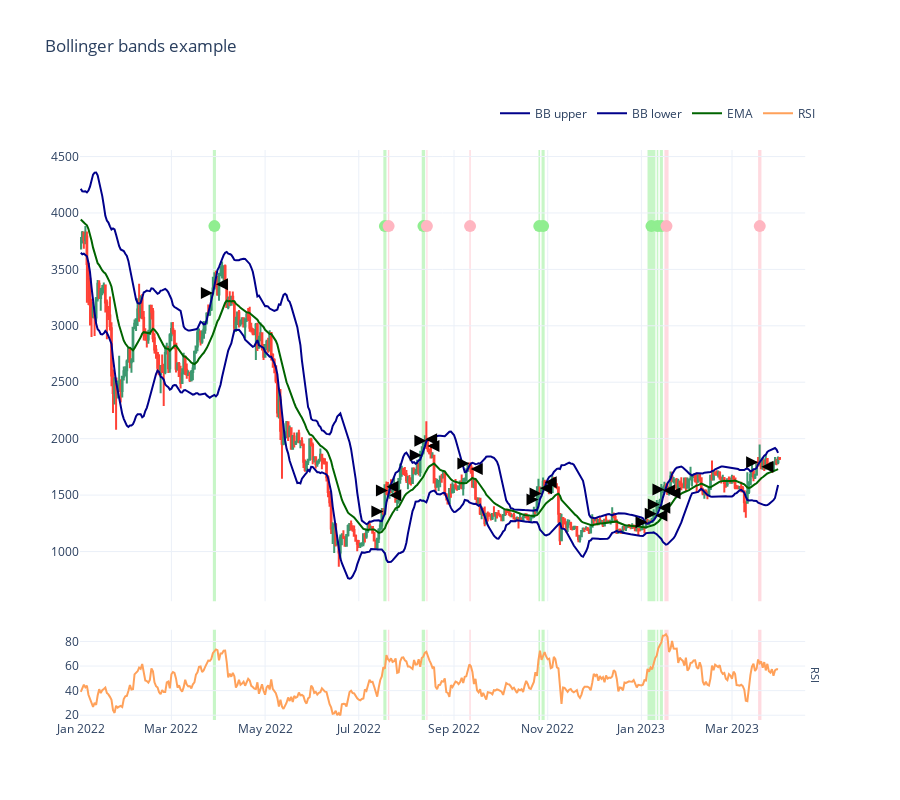

The code cell stored with this chart in its notebook:
### Markdown cell above
### Position visualisation

- Visualise individual positions over the price timeline

- Hover your mouse on the position marker circle to get its underlying details

- Positions closed for profit are marked green while losing ones are red

### Code cell
candles = universe.universe.candles.get_candles_by_pair(universe.get_single_pair().internal_id)

figure2 = visualise_single_pair_positions_with_duration_and_slippage(
    state,
    candles,
    start_at=START_AT,
    end_at=END_AT,
)

figure2.show()
print("Not shown as the chart is too cluttered and slow")

### Figure 1 — Plotly figure (JSON) as saved in the notebook; plotly's stock layout.template omitted (floating-point values rounded to 4 significant figures; data arrays with more than 128 entries replaced by an {"elided": "..."} marker saying what was removed)
{"data": [{"close": {"elided": "456 float values"}, "high": {"elided": "456 float values"}, "hoverinfo": "text", "low": {"elided": "456 float values"}, "open": {"elided": "456 float values"}, "showlegend": false, "text": {"elided": "456 str values"}, "type": "candlestick", "x": {"elided": "456 str values"}, "xaxis": "x", "yaxis": "y"}, {"line": {"color": "darkblue", "shape": "linear"}, "mode": "lines", "name": "BB upper", "type": "scatter", "x": {"elided": "455 str values"}, "xaxis": "x", "y": {"elided": "455 float values"}, "yaxis": "y"}, {"line": {"color": "darkblue", "shape": "linear"}, "mode": "lines", "name": "BB lower", "type": "scatter", "x": {"elided": "455 str values"}, "xaxis": "x", "y": {"elided": "455 float values"}, "yaxis": "y"}, {"line": {"color": "darkgreen", "shape": "linear"}, "mode": "lines", "name": "EMA", "type": "scatter", "x": {"elided": "455 str values"}, "xaxis": "x", "y": {"elided": "455 float values"}, "yaxis": "y"}, {"line": {"shape": "linear"}, "mode": "lines", "name": "RSI", "type": "scatter", "x": {"elided": "455 str values"}, "xaxis": "x2", "y": {"elided": "455 float values"}, "yaxis": "y2"}, {"hoverinfo": "text", "hovertext": "Position #1<br><br>Stop loss triggered at: 3388.83 USD<br><br>Profit: 58.76 USD<br>Profit: 2.3505 %<br><br>Entry price: 3290.14 USD (mid price)<br>Entry price: 3291.79 USD (expected)<br>Entry price: 3291.79 USD (executed)<br>Entry slippage: 0.0000 %<br>Entry duration: 0:00:00<br><br>Exit price: 3369.16 USD (expected)<br>Exit price: 3369.16 USD (executed)<br>Exit slippage: 0.0000 %<br>Exit duration: 0:00:00<br>Avg buy price: 3291.79 USD<br>Avg sell price: 3369.16 USD<br><br>Duration: 2 days, 0:30:00<br>Started: 2022-03-28, 00:00:00 UTC (first trade started)<br>Ended: 2022-03-30, 00:30:00 UTC (last trade executed at)<br>", "marker": {"color": "LightGreen", "size": 12}, "mode": "markers", "showlegend": false, "type": "scatter", "x": ["2022-03-29T00:15:00"], "y": [3883.0]}, {"hoverinfo": "text", "hovertext": "Position #2<br><br>Stop loss triggered at: 1609.73 USD<br><br>Profit: 410.79 USD<br>Profit: 16.2408 %<br><br>Entry price: 1353.96 USD (mid price)<br>Entry price: 1354.64 USD (expected)<br>Entry price: 1354.64 USD (executed)<br>Entry slippage: 0.0000 %<br>Entry duration: 0:00:00<br><br>Exit price: 1574.64 USD (expected)<br>Exit price: 1574.64 USD (executed)<br>Exit slippage: 0.0000 %<br>Exit duration: 0:00:00<br>Avg buy price: 1354.64 USD<br>Avg sell price: 1574.64 USD<br><br>Duration: 2 days, 0:30:00<br>Started: 2022-07-17, 00:00:00 UTC (first trade started)<br>Ended: 2022-07-19, 00:30:00 UTC (last trade executed at)<br>", "marker": {"color": "LightGreen", "size": 12}, "mode": "markers", "showlegend": false, "type": "scatter", "x": ["2022-07-18T00:15:00"], "y": [3883.0]}, {"hoverinfo": "text", "hovertext": "Position #3<br><br>Stop loss triggered at: 1509.41 USD<br><br>Profit: -73.45 USD<br>Profit: -2.6859 %<br><br>Entry price: 1540.21 USD (mid price)<br>Entry price: 1540.98 USD (expected)<br>Entry price: 1540.98 USD (executed)<br>Entry slippage: 0.0000 %<br>Entry duration: 0:00:00<br><br>Exit price: 1499.59 USD (expected)<br>Exit price: 1499.59 USD (executed)<br>Exit slippage: 0.0000 %<br>Exit duration: 0:00:00<br>Avg buy price: 1540.98 USD<br>Avg sell price: 1499.59 USD<br><br>Duration: 20:30:00<br>Started: 2022-07-20, 00:00:00 UTC (first trade started)<br>Ended: 2022-07-20, 20:30:00 UTC (last trade executed at)<br>", "marker": {"color": "LightPink", "size": 12}, "mode": "markers", "showlegend": false, "type": "scatter", "x": ["2022-07-20T10:15:00"], "y": [3883.0]}, {"hoverinfo": "text", "hovertext": "Position #4<br><br>Stop loss triggered at: 1997.55 USD<br><br>Profit: 207.63 USD<br>Profit: 7.6954 %<br><br>Entry price: 1851.57 USD (mid price)<br>Entry price: 1852.50 USD (expected)<br>Entry price: 1852.50 USD (executed)<br>Entry slippage: 0.0000 %<br>Entry duration: 0:00:00<br><br>Exit price: 1995.05 USD (expected)<br>Exit price: 1995.05 USD (executed)<br>Exit slippage: 0.0000 %<br>Exit duration: 0:00:00<br>Avg buy price: 1852.50 USD<br>Avg sell price: 1995.05 USD<br><br>Duration: 2 days, 4:45:00<br>Started: 2022-08-11, 00:00:00 UTC (first trade started)<br>Ended: 2022-08-13, 04:45:00 UTC (last trade executed at)<br>", "marker": {"color": "LightGreen", "size": 12}, "mode": "markers", "showlegend": false, "type": "scatter", "x": ["2022-08-12T02:22:30"], "y": [3883.0]}, {"hoverinfo": "text", "hovertext": "Position #5<br><br>Stop loss triggered at: 1941.06 USD<br><br>Profit: -66.84 USD<br>Profit: -2.3856 %<br><br>Entry price: 1980.68 USD (mid price)<br>Entry price: 1981.67 USD (expected)<br>Entry price: 1981.67 USD (executed)<br>Entry slippage: 0.0000 %<br>Entry duration: 0:00:00<br><br>Exit price: 1934.39 USD (expected)<br>Exit price: 1934.39 USD (executed)<br>Exit slippage: 0.0000 %<br>Exit duration: 0:00:00<br>Avg buy price: 1981.67 USD<br>Avg sell price: 1934.39 USD<br><br>Duration: 17:15:00<br>Started: 2022-08-14, 00:00:00 UTC (first trade started)<br>Ended: 2022-08-14, 17:15:00 UTC (last trade executed at)<br>", "marker": {"color": "LightPink", "size": 12}, "mode": "markers", "showlegend": false, "type": "scatter", "x": ["2022-08-14T08:37:30"], "y": [3883.0]}, {"hoverinfo": "text", "hovertext": "Position #6<br><br>Stop loss triggered at: 1743.66 USD<br><br>Profit: -76.15 USD<br>Profit: -2.7508 %<br><br>Entry price: 1779.25 USD (mid price)<br>Entry price: 1780.14 USD (expected)<br>Entry price: 1780.14 USD (executed)<br>Entry slippage: 0.0000 %<br>Entry duration: 0:00:00<br><br>Exit price: 1731.17 USD (expected)<br>Exit price: 1731.17 USD (executed)<br>Exit slippage: 0.0000 %<br>Exit duration: 0:00:00<br>Avg buy price: 1780.14 USD<br>Avg sell price: 1731.17 USD<br><br>Duration: 22:00:00<br>Started: 2022-09-11, 00:00:00 UTC (first trade started)<br>Ended: 2022-09-11, 22:00:00 UTC (last trade executed at)<br>", "marker": {"color": "LightPink", "size": 12}, "mode": "markers", "showlegend": false, "type": "scatter", "x": ["2022-09-11T11:00:00"], "y": [3883.0]}, {"hoverinfo": "text", "hovertext": "Position #7<br><br>Stop loss triggered at: 1568.19 USD<br><br>Profit: 188.05 USD<br>Profit: 6.8873 %<br><br>Entry price: 1460.08 USD (mid price)<br>Entry price: 1460.81 USD (expected)<br>Entry price: 1460.81 USD (executed)<br>Entry slippage: 0.0000 %<br>Entry duration: 0:00:00<br><br>Exit price: 1561.42 USD (expected)<br>Exit price: 1561.42 USD (executed)<br>Exit slippage: 0.0000 %<br>Exit duration: 0:00:00<br>Avg buy price: 1460.81 USD<br>Avg sell price: 1561.42 USD<br><br>Duration: 1 day, 0:45:00<br>Started: 2022-10-26, 00:00:00 UTC (first trade started)<br>Ended: 2022-10-27, 00:45:00 UTC (last trade executed at)<br>", "marker": {"color": "LightGreen", "size": 12}, "mode": "markers", "showlegend": false, "type": "scatter", "x": ["2022-10-26T12:22:30"], "y": [3883.0]}, {"hoverinfo": "text", "hovertext": "Position #8<br><br>Stop loss triggered at: 1615.11 USD<br><br>Profit: 183.71 USD<br>Profit: 6.5045 %<br><br>Entry price: 1513.90 USD (mid price)<br>Entry price: 1514.66 USD (expected)<br>Entry price: 1514.66 USD (executed)<br>Entry slippage: 0.0000 %<br>Entry duration: 0:00:00<br><br>Exit price: 1613.18 USD (expected)<br>Exit price: 1613.18 USD (executed)<br>Exit slippage: 0.0000 %<br>Exit duration: 0:00:00<br>Avg buy price: 1514.66 USD<br>Avg sell price: 1613.18 USD<br><br>Duration: 2 days, 0:45:00<br>Started: 2022-10-28, 00:00:00 UTC (first trade started)<br>Ended: 2022-10-30, 00:45:00 UTC (last trade executed at)<br>", "marker": {"color": "LightGreen", "size": 12}, "mode": "markers", "showlegend": false, "type": "scatter", "x": ["2022-10-29T00:22:30"], "y": [3883.0]}, {"hoverinfo": "text", "hovertext": "Position #9<br><br>Stop loss triggered at: 1324.03 USD<br><br>Profit: 137.16 USD<br>Profit: 4.7034 %<br><br>Entry price: 1258.53 USD (mid price)<br>Entry price: 1259.16 USD (expected)<br>Entry price: 1259.16 USD (executed)<br>Entry slippage: 0.0000 %<br>Entry duration: 0:00:00<br><br>Exit price: 1318.39 USD (expected)<br>Exit price: 1318.39 USD (executed)<br>Exit slippage: 0.0000 %<br>Exit duration: 0:00:00<br>Avg buy price: 1259.16 USD<br>Avg sell price: 1318.39 USD<br><br>Duration: 5 days, 3:00:00<br>Started: 2023-01-05, 00:00:00 UTC (first trade started)<br>Ended: 2023-01-10, 03:00:00 UTC (last trade executed at)<br>", "marker": {"color": "LightGreen", "size": 12}, "mode": "markers", "showlegend": false, "type": "scatter", "x": ["2023-01-07T13:30:00"], "y": [3883.0]}, {"hoverinfo": "text", "hovertext": "Position #10<br><br>Stop loss triggered at: 1388.72 USD<br><br>Profit: 118.77 USD<br>Profit: 3.9792 %<br><br>Entry price: 1333.47 USD (mid price)<br>Entry price: 1334.14 USD (expected)<br>Entry price: 1334.14 USD (executed)<br>Entry slippage: 0.0000 %<br>Entry duration: 0:00:00<br><br>Exit price: 1387.22 USD (expected)<br>Exit price: 1387.22 USD (executed)<br>Exit slippage: 0.0000 %<br>Exit duration: 0:00:00<br>Avg buy price: 1334.14 USD<br>Avg sell price: 1387.22 USD<br><br>Duration: 1 day, 0:30:00<br>Started: 2023-01-11, 00:00:00 UTC (first trade started)<br>Ended: 2023-01-12, 00:30:00 UTC (last trade executed at)<br>", "marker": {"color": "LightGreen", "size": 12}, "mode": "markers", "showlegend": false, "type": "scatter", "x": ["2023-01-11T12:15:00"], "y": [3883.0]}, {"hoverinfo": "text", "hovertext": "Position #11<br><br>Stop loss triggered at: 1548.81 USD<br><br>Profit: 269.79 USD<br>Profit: 8.8624 %<br><br>Entry price: 1415.03 USD (mid price)<br>Entry price: 1415.74 USD (expected)<br>Entry price: 1415.74 USD (executed)<br>Entry slippage: 0.0000 %<br>Entry duration: 0:00:00<br><br>Exit price: 1541.20 USD (expected)<br>Exit price: 1541.20 USD (executed)<br>Exit slippage: 0.0000 %<br>Exit duration: 0:00:00<br>Avg buy price: 1415.74 USD<br>Avg sell price: 1541.20 USD<br><br>Duration: 2 days, 0:30:00<br>Started: 2023-01-13, 00:00:00 UTC (first trade started)<br>Ended: 2023-01-15, 00:30:00 UTC (last trade executed at)<br>", "marker": {"color": "LightGreen", "size": 12}, "mode": "markers", "showlegend": false, "type": "scatter", "x": ["2023-01-14T00:15:00"], "y": [3883.0]}, {"hoverinfo": "text", "hovertext": "Position #12<br><br>Stop loss triggered at: 1517.08 USD<br><br>Profit: -68.63 USD<br>Profit: -2.1588 %<br><br>Entry price: 1548.04 USD (mid price)<br>Entry price: 1548.82 USD (expected)<br>Entry price: 1548.82 USD (executed)<br>Entry slippage: 0.0000 %<br>Entry duration: 0:00:00<br><br>Exit price: 1515.38 USD (expected)<br>Exit price: 1515.38 USD (executed)<br>Exit slippage: 0.0000 %<br>Exit duration: 0:00:00<br>Avg buy price: 1548.82 USD<br>Avg sell price: 1515.38 USD<br><br>Duration: 2 days, 16:30:00<br>Started: 2023-01-16, 00:00:00 UTC (first trade started)<br>Ended: 2023-01-18, 16:30:00 UTC (last trade executed at)<br>", "marker": {"color": "LightPink", "size": 12}, "mode": "markers", "showlegend": false, "type": "scatter", "x": ["2023-01-17T08:15:00"], "y": [3883.0]}, {"hoverinfo": "text", "hovertext": "Position #13<br><br>Stop loss triggered at: 1754.32 USD<br><br>Profit: -69.05 USD<br>Profit: -2.1957 %<br><br>Entry price: 1790.12 USD (mid price)<br>Entry price: 1791.01 USD (expected)<br>Entry price: 1791.01 USD (executed)<br>Entry slippage: 0.0000 %<br>Entry duration: 0:00:00<br><br>Exit price: 1751.69 USD (expected)<br>Exit price: 1751.69 USD (executed)<br>Exit slippage: 0.0000 %<br>Exit duration: 0:00:00<br>Avg buy price: 1791.01 USD<br>Avg sell price: 1751.69 USD<br><br>Duration: 2 days, 4:00:00<br>Started: 2023-03-18, 00:00:00 UTC (first trade started)<br>Ended: 2023-03-20, 04:00:00 UTC (last trade executed at)<br>", "marker": {"color": "LightPink", "size": 12}, "mode": "markers", "showlegend": false, "type": "scatter", "x": ["2023-03-19T02:00:00"], "y": [3883.0]}, {"marker": {"color": "black", "line": {"width": 0}, "size": 12, "symbol": "arrow-right"}, "mode": "markers", "showlegend": false, "text": ["<Buy #1 0.7594659472598052328655341483 WETH at 3291.7868260191744, success>", "<Buy #3 1.867198819845064868381386899 WETH at 1354.6398092849472, success>", "<Buy #5 1.774698097820459215227681495 WETH at 1540.9817063214873, success>", "<Buy #7 1.456441246974218484378453243 WETH at 1852.49521280356, success>", "<Buy #9 1.413890584492314062439504652 WETH at 1981.6688748222987, success>", "<Buy #11 1.555183129516140323374313554 WETH at 1780.1389539629579, success>", "<Buy #13 1.869076085240970643354348920 WETH at 1460.8100776145127, success>", "<Buy #15 1.864699541405186979582501370 WETH at 1514.661593071635, success>", "<Buy #17 2.316019767564755284731619840 WETH at 1259.162375517075, success>", "<Buy #19 2.237274333813311869639044678 WETH at 1334.1352571305451, success>", "<Buy #21 2.150270018851335210503758589 WETH at 1415.7352022949538, success>", "<Buy #23 2.052605109137638892290201726 WETH at 1548.816129848105, success>", "<Buy #25 1.755873944963449250443843817 WETH at 1791.012903561157, success>"], "type": "scatter", "x": ["2022-03-28T00:00:00", "2022-07-17T00:00:00", "2022-07-20T00:00:00", "2022-08-11T00:00:00", "2022-08-14T00:00:00", "2022-09-11T00:00:00", "2022-10-26T00:00:00", "2022-10-28T00:00:00", "2023-01-05T00:00:00", "2023-01-11T00:00:00", "2023-01-13T00:00:00", "2023-01-16T00:00:00", "2023-03-18T00:00:00"], "y": [3292.0, 1355.0, 1541.0, 1852.0, 1982.0, 1780.0, 1461.0, 1515.0, 1259.0, 1334.0, 1416.0, 1549.0, 1791.0]}, {"marker": {"color": "black", "line": {"width": 0}, "size": 12, "symbol": "arrow-left"}, "mode": "markers", "showlegend": false, "text": ["<Sell #2 0.7594659472598052328655341483 WETH at 3369.161863880999, success>", "<Sell #4 1.867198819845064868381386899 WETH at 1574.6436434667994, success>", "<Sell #6 1.774698097820459215227681495 WETH at 1499.5922832071144, success>", "<Sell #8 1.456441246974218484378453243 WETH at 1995.0516340241365, success>", "<Sell #10 1.413890584492314062439504652 WETH at 1934.3937961682807, success>", "<Sell #12 1.555183129516140323374313554 WETH at 1731.171231092589, success>", "<Sell #14 1.869076085240970643354348920 WETH at 1561.419782675625, success>", "<Sell #16 1.864699541405186979582501370 WETH at 1613.1827459404694, success>", "<Sell #18 2.316019767564755284731619840 WETH at 1318.386063762502, success>", "<Sell #20 2.237274333813311869639044678 WETH at 1387.2234194682023, success>", "<Sell #22 2.150270018851335210503758589 WETH at 1541.20311091212, success>", "<Sell #24 2.052605109137638892290201726 WETH at 1515.3805619136067, success>", "<Sell #26 1.755873944963449250443843817 WETH at 1751.6879512973285, success>"], "type": "scatter", "x": ["2022-03-30T00:30:00", "2022-07-19T00:30:00", "2022-07-20T20:30:00", "2022-08-13T04:45:00", "2022-08-14T17:15:00", "2022-09-11T22:00:00", "2022-10-27T00:45:00", "2022-10-30T00:45:00", "2023-01-10T03:00:00", "2023-01-12T00:30:00", "2023-01-15T00:30:00", "2023-01-18T16:30:00", "2023-03-20T04:00:00"], "y": [3369.0, 1575.0, 1500.0, 1995.0, 1934.0, 1731.0, 1561.0, 1613.0, 1318.0, 1387.0, 1541.0, 1515.0, 1752.0]}], "layout": {"annotations": [{"font": {"size": 11}, "showarrow": false, "text": "RSI", "textangle": 90, "x": 0.98, "xanchor": "left", "xref": "paper", "y": 0.07917, "yanchor": "middle", "yref": "paper"}], "height": 800, "legend": {"orientation": "h", "x": 1, "xanchor": "right", "y": 1.09, "yanchor": "top"}, "margin": {"t": 150}, "shapes": [{"fillcolor": "LightGreen", "layer": "below", "line": {"width": 0}, "opacity": 0.5, "type": "rect", "x0": "2022-03-28T00:00:00", "x1": "2022-03-30T00:30:00", "xref": "x", "y0": 0, "y1": 1, "yref": "y domain"}, {"fillcolor": "LightGreen", "layer": "below", "line": {"width": 0}, "opacity": 0.5, "type": "rect", "x0": "2022-03-28T00:00:00", "x1": "2022-03-30T00:30:00", "xref": "x2", "y0": 0, "y1": 1, "yref": "y2 domain"}, {"line": {"color": "black", "width": 1}, "type": "line", "x0": "2022-03-28T00:00:00", "x1": "2022-03-28T00:00:00", "xref": "x", "y0": 3292.0, "y1": 3292.0, "yref": "y"}, {"line": {"color": "black", "width": 1}, "type": "line", "x0": "2022-03-30T00:30:00", "x1": "2022-03-30T00:30:00", "xref": "x", "y0": 3369.0, "y1": 3369.0, "yref": "y"}, {"fillcolor": "LightGreen", "layer": "below", "line": {"width": 0}, "opacity": 0.5, "type": "rect", "x0": "2022-07-17T00:00:00", "x1": "2022-07-19T00:30:00", "xref": "x", "y0": 0, "y1": 1, "yref": "y domain"}, {"fillcolor": "LightGreen", "layer": "below", "line": {"width": 0}, "opacity": 0.5, "type": "rect", "x0": "2022-07-17T00:00:00", "x1": "2022-07-19T00:30:00", "xref": "x2", "y0": 0, "y1": 1, "yref": "y2 domain"}, {"line": {"color": "black", "width": 1}, "type": "line", "x0": "2022-07-17T00:00:00", "x1": "2022-07-17T00:00:00", "xref": "x", "y0": 1355.0, "y1": 1355.0, "yref": "y"}, {"line": {"color": "black", "width": 1}, "type": "line", "x0": "2022-07-19T00:30:00", "x1": "2022-07-19T00:30:00", "xref": "x", "y0": 1575.0, "y1": 1575.0, "yref": "y"}, {"fillcolor": "LightPink", "layer": "below", "line": {"width": 0}, "opacity": 0.5, "type": "rect", "x0": "2022-07-20T00:00:00", "x1": "2022-07-20T20:30:00", "xref": "x", "y0": 0, "y1": 1, "yref": "y domain"}, {"fillcolor": "LightPink", "layer": "below", "line": {"width": 0}, "opacity": 0.5, "type": "rect", "x0": "2022-07-20T00:00:00", "x1": "2022-07-20T20:30:00", "xref": "x2", "y0": 0, "y1": 1, "yref": "y2 domain"}, {"line": {"color": "black", "width": 1}, "type": "line", "x0": "2022-07-20T00:00:00", "x1": "2022-07-20T00:00:00", "xref": "x", "y0": 1541.0, "y1": 1541.0, "yref": "y"}, {"line": {"color": "black", "width": 1}, "type": "line", "x0": "2022-07-20T20:30:00", "x1": "2022-07-20T20:30:00", "xref": "x", "y0": 1500.0, "y1": 1500.0, "yref": "y"}, {"fillcolor": "LightGreen", "layer": "below", "line": {"width": 0}, "opacity": 0.5, "type": "rect", "x0": "2022-08-11T00:00:00", "x1": "2022-08-13T04:45:00", "xref": "x", "y0": 0, "y1": 1, "yref": "y domain"}, {"fillcolor": "LightGreen", "layer": "below", "line": {"width": 0}, "opacity": 0.5, "type": "rect", "x0": "2022-08-11T00:00:00", "x1": "2022-08-13T04:45:00", "xref": "x2", "y0": 0, "y1": 1, "yref": "y2 domain"}, {"line": {"color": "black", "width": 1}, "type": "line", "x0": "2022-08-11T00:00:00", "x1": "2022-08-11T00:00:00", "xref": "x", "y0": 1852.0, "y1": 1852.0, "yref": "y"}, {"line": {"color": "black", "width": 1}, "type": "line", "x0": "2022-08-13T04:45:00", "x1": "2022-08-13T04:45:00", "xref": "x", "y0": 1995.0, "y1": 1995.0, "yref": "y"}, {"fillcolor": "LightPink", "layer": "below", "line": {"width": 0}, "opacity": 0.5, "type": "rect", "x0": "2022-08-14T00:00:00", "x1": "2022-08-14T17:15:00", "xref": "x", "y0": 0, "y1": 1, "yref": "y domain"}, {"fillcolor": "LightPink", "layer": "below", "line": {"width": 0}, "opacity": 0.5, "type": "rect", "x0": "2022-08-14T00:00:00", "x1": "2022-08-14T17:15:00", "xref": "x2", "y0": 0, "y1": 1, "yref": "y2 domain"}, {"line": {"color": "black", "width": 1}, "type": "line", "x0": "2022-08-14T00:00:00", "x1": "2022-08-14T00:00:00", "xref": "x", "y0": 1982.0, "y1": 1982.0, "yref": "y"}, {"line": {"color": "black", "width": 1}, "type": "line", "x0": "2022-08-14T17:15:00", "x1": "2022-08-14T17:15:00", "xref": "x", "y0": 1934.0, "y1": 1934.0, "yref": "y"}, {"fillcolor": "LightPink", "layer": "below", "line": {"width": 0}, "opacity": 0.5, "type": "rect", "x0": "2022-09-11T00:00:00", "x1": "2022-09-11T22:00:00", "xref": "x", "y0": 0, "y1": 1, "yref": "y domain"}, {"fillcolor": "LightPink", "layer": "below", "line": {"width": 0}, "opacity": 0.5, "type": "rect", "x0": "2022-09-11T00:00:00", "x1": "2022-09-11T22:00:00", "xref": "x2", "y0": 0, "y1": 1, "yref": "y2 domain"}, {"line": {"color": "black", "width": 1}, "type": "line", "x0": "2022-09-11T00:00:00", "x1": "2022-09-11T00:00:00", "xref": "x", "y0": 1780.0, "y1": 1780.0, "yref": "y"}, {"line": {"color": "black", "width": 1}, "type": "line", "x0": "2022-09-11T22:00:00", "x1": "2022-09-11T22:00:00", "xref": "x", "y0": 1731.0, "y1": 1731.0, "yref": "y"}, {"fillcolor": "LightGreen", "layer": "below", "line": {"width": 0}, "opacity": 0.5, "type": "rect", "x0": "2022-10-26T00:00:00", "x1": "2022-10-27T00:45:00", "xref": "x", "y0": 0, "y1": 1, "yref": "y domain"}, {"fillcolor": "LightGreen", "layer": "below", "line": {"width": 0}, "opacity": 0.5, "type": "rect", "x0": "2022-10-26T00:00:00", "x1": "2022-10-27T00:45:00", "xref": "x2", "y0": 0, "y1": 1, "yref": "y2 domain"}, {"line": {"color": "black", "width": 1}, "type": "line", "x0": "2022-10-26T00:00:00", "x1": "2022-10-26T00:00:00", "xref": "x", "y0": 1461.0, "y1": 1461.0, "yref": "y"}, {"line": {"color": "black", "width": 1}, "type": "line", "x0": "2022-10-27T00:45:00", "x1": "2022-10-27T00:45:00", "xref": "x", "y0": 1561.0, "y1": 1561.0, "yref": "y"}, {"fillcolor": "LightGreen", "layer": "below", "line": {"width": 0}, "opacity": 0.5, "type": "rect", "x0": "2022-10-28T00:00:00", "x1": "2022-10-30T00:45:00", "xref": "x", "y0": 0, "y1": 1, "yref": "y domain"}, {"fillcolor": "LightGreen", "layer": "below", "line": {"width": 0}, "opacity": 0.5, "type": "rect", "x0": "2022-10-28T00:00:00", "x1": "2022-10-30T00:45:00", "xref": "x2", "y0": 0, "y1": 1, "yref": "y2 domain"}, {"line": {"color": "black", "width": 1}, "type": "line", "x0": "2022-10-28T00:00:00", "x1": "2022-10-28T00:00:00", "xref": "x", "y0": 1515.0, "y1": 1515.0, "yref": "y"}, {"line": {"color": "black", "width": 1}, "type": "line", "x0": "2022-10-30T00:45:00", "x1": "2022-10-30T00:45:00", "xref": "x", "y0": 1613.0, "y1": 1613.0, "yref": "y"}, {"fillcolor": "LightGreen", "layer": "below", "line": {"width": 0}, "opacity": 0.5, "type": "rect", "x0": "2023-01-05T00:00:00", "x1": "2023-01-10T03:00:00", "xref": "x", "y0": 0, "y1": 1, "yref": "y domain"}, {"fillcolor": "LightGreen", "layer": "below", "line": {"width": 0}, "opacity": 0.5, "type": "rect", "x0": "2023-01-05T00:00:00", "x1": "2023-01-10T03:00:00", "xref": "x2", "y0": 0, "y1": 1, "yref": "y2 domain"}, {"line": {"color": "black", "width": 1}, "type": "line", "x0": "2023-01-05T00:00:00", "x1": "2023-01-05T00:00:00", "xref": "x", "y0": 1259.0, "y1": 1259.0, "yref": "y"}, {"line": {"color": "black", "width": 1}, "type": "line", "x0": "2023-01-10T03:00:00", "x1": "2023-01-10T03:00:00", "xref": "x", "y0": 1318.0, "y1": 1318.0, "yref": "y"}, {"fillcolor": "LightGreen", "layer": "below", "line": {"width": 0}, "opacity": 0.5, "type": "rect", "x0": "2023-01-11T00:00:00", "x1": "2023-01-12T00:30:00", "xref": "x", "y0": 0, "y1": 1, "yref": "y domain"}, {"fillcolor": "LightGreen", "layer": "below", "line": {"width": 0}, "opacity": 0.5, "type": "rect", "x0": "2023-01-11T00:00:00", "x1": "2023-01-12T00:30:00", "xref": "x2", "y0": 0, "y1": 1, "yref": "y2 domain"}, {"line": {"color": "black", "width": 1}, "type": "line", "x0": "2023-01-11T00:00:00", "x1": "2023-01-11T00:00:00", "xref": "x", "y0": 1334.0, "y1": 1334.0, "yref": "y"}, {"line": {"color": "black", "width": 1}, "type": "line", "x0": "2023-01-12T00:30:00", "x1": "2023-01-12T00:30:00", "xref": "x", "y0": 1387.0, "y1": 1387.0, "yref": "y"}, {"fillcolor": "LightGreen", "layer": "below", "line": {"width": 0}, "opacity": 0.5, "type": "rect", "x0": "2023-01-13T00:00:00", "x1": "2023-01-15T00:30:00", "xref": "x", "y0": 0, "y1": 1, "yref": "y domain"}, {"fillcolor": "LightGreen", "layer": "below", "line": {"width": 0}, "opacity": 0.5, "type": "rect", "x0": "2023-01-13T00:00:00", "x1": "2023-01-15T00:30:00", "xref": "x2", "y0": 0, "y1": 1, "yref": "y2 domain"}, {"line": {"color": "black", "width": 1}, "type": "line", "x0": "2023-01-13T00:00:00", "x1": "2023-01-13T00:00:00", "xref": "x", "y0": 1416.0, "y1": 1416.0, "yref": "y"}, {"line": {"color": "black", "width": 1}, "type": "line", "x0": "2023-01-15T00:30:00", "x1": "2023-01-15T00:30:00", "xref": "x", "y0": 1541.0, "y1": 1541.0, "yref": "y"}, {"fillcolor": "LightPink", "layer": "below", "line": {"width": 0}, "opacity": 0.5, "type": "rect", "x0": "2023-01-16T00:00:00", "x1": "2023-01-18T16:30:00", "xref": "x", "y0": 0, "y1": 1, "yref": "y domain"}, {"fillcolor": "LightPink", "layer": "below", "line": {"width": 0}, "opacity": 0.5, "type": "rect", "x0": "2023-01-16T00:00:00", "x1": "2023-01-18T16:30:00", "xref": "x2", "y0": 0, "y1": 1, "yref": "y2 domain"}, {"line": {"color": "black", "width": 1}, "type": "line", "x0": "2023-01-16T00:00:00", "x1": "2023-01-16T00:00:00", "xref": "x", "y0": 1549.0, "y1": 1549.0, "yref": "y"}, {"line": {"color": "black", "width": 1}, "type": "line", "x0": "2023-01-18T16:30:00", "x1": "2023-01-18T16:30:00", "xref": "x", "y0": 1515.0, "y1": 1515.0, "yref": "y"}, {"fillcolor": "LightPink", "layer": "below", "line": {"width": 0}, "opacity": 0.5, "type": "rect", "x0": "2023-03-18T00:00:00", "x1": "2023-03-20T04:00:00", "xref": "x", "y0": 0, "y1": 1, "yref": "y domain"}, {"fillcolor": "LightPink", "layer": "below", "line": {"width": 0}, "opacity": 0.5, "type": "rect", "x0": "2023-03-18T00:00:00", "x1": "2023-03-20T04:00:00", "xref": "x2", "y0": 0, "y1": 1, "yref": "y2 domain"}, {"line": {"color": "black", "width": 1}, "type": "line", "x0": "2023-03-18T00:00:00", "x1": "2023-03-18T00:00:00", "xref": "x", "y0": 1791.0, "y1": 1791.0, "yref": "y"}, {"line": {"color": "black", "width": 1}, "type": "line", "x0": "2023-03-20T04:00:00", "x1": "2023-03-20T04:00:00", "xref": "x", "y0": 1752.0, "y1": 1752.0, "yref": "y"}], "title": {"text": "Bollinger bands example", "y": 0.95}, "xaxis": {"anchor": "y", "domain": [0, 0.98], "matches": "x2", "rangeslider": {"visible": false}, "showticklabels": false}, "xaxis2": {"anchor": "y2", "domain": [0, 0.98], "rangeslider": {"visible": false}}, "yaxis": {"anchor": "x", "domain": [0.2083, 1]}, "yaxis2": {"anchor": "x2", "domain": [0, 0.1583]}}}
